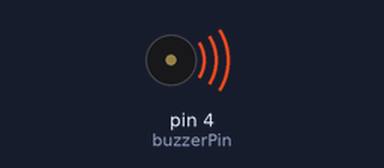
This sketch was run on a simulated Arduino Uno, built with avr-gcc and run on an emulated ATmega328P. Parts: buzzer (waves = sounding).

Above: at 0.2 s.
At 4.39 s:
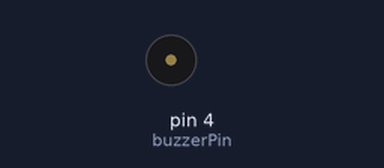
Timing chart, 0 to 7.6 s (numbered marks = the images above):
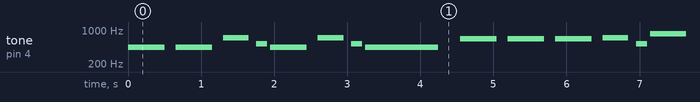

Measured:
- by itself, tone on pin 4 (buzzerPin): plays 440 Hz for 0.50 s, 440 Hz for 0.50 s, 698 Hz for 0.35 s, 523 Hz for 0.15 s, 440 Hz for 0.50 s, 698 Hz for 0.35 s … (189 notes in this stretch)

The sketch:

10.ino
```cpp
int buzzerPin = 4;

// Frequências das notas
#define NOTE_A 440
#define NOTE_AS 466
#define NOTE_B 494
#define NOTE_C 523
#define NOTE_CS 554
#define NOTE_D 587
#define NOTE_DS 622
#define NOTE_E 659
#define NOTE_F 698
#define NOTE_FS 740
#define NOTE_G 784
#define NOTE_GS 830

void setup() {
  pinMode(buzzerPin, OUTPUT);
}

void loop() {
  // Tocar a Marcha Imperial
  playNote(NOTE_A, 500);
  playNote(NOTE_A, 500);
  playNote(NOTE_F, 350);
  playNote(NOTE_C, 150);
  playNote(NOTE_A, 500);
  playNote(NOTE_F, 350);
  playNote(NOTE_C, 150);
  playNote(NOTE_A, 1000);

  playNote(NOTE_E, 500);
  playNote(NOTE_E, 500);
  playNote(NOTE_E, 500);
  playNote(NOTE_F, 350);
  playNote(NOTE_C, 150);
  playNote(NOTE_GS, 500);
  playNote(NOTE_F, 350);
  playNote(NOTE_C, 150);
  playNote(NOTE_A, 1000);

  delay(2000);  // Pausa antes de repetir a música
}

void playNote(int frequency, int duration) {
  tone(buzzerPin, frequency, duration);  // Emite o som da frequência desejada por uma duração específica
  delay(duration * 1.30);                // Pausa pela duração da nota mais um pouco para dar um intervalo
  noTone(buzzerPin);                     // Para o som
}
```
